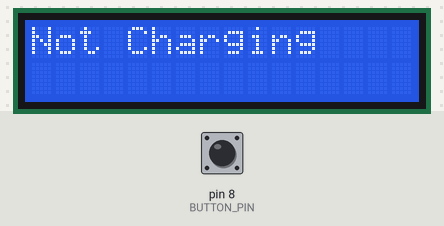
This sketch was run on a simulated Arduino Uno, built with avr-gcc and run on an emulated ATmega328P. Shown: 16×2 character LCD. The test bench sets the inputs (shaded band); at power-on: pin 8 (BUTTON_PIN) HIGH.

Above: at 1.2 s.
1.3 s: pin 8 (BUTTON_PIN) pulled LOW for 0.15 s
At 1.47 s:
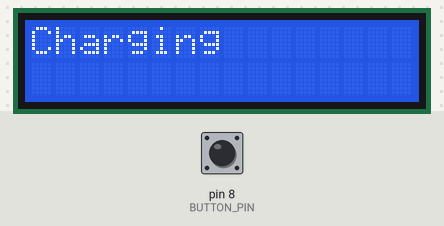
4.4 s: pin 8 (BUTTON_PIN) pulled LOW for 1 s
8.4 s: pin 8 (BUTTON_PIN) pulled LOW for 0.15 s
11.5 s: pin 8 (BUTTON_PIN) pulled LOW for 3.2 s
17.7 s: pin 8 (BUTTON_PIN) pulled LOW for 0.15 s
20.8 s: pin 8 (BUTTON_PIN) pulled LOW for 1 s
Timing chart, 0 to 23.8 s (numbered marks = the images above; inputs shaded):
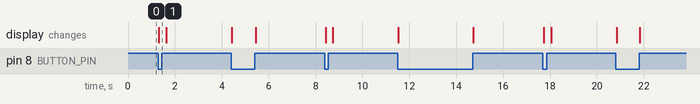

Measured:
- after the input at 1.3 s, the display: changes at once (image 1)

The sketch:

arduino_wireless_car_charging_system.ino
```cpp
#include <Wire.h>
#include <LiquidCrystal_I2C.h>

// Define the I2C LCD address and dimensions
#define LCD_ADDRESS 0x27
#define LCD_COLUMNS 16
#define LCD_ROWS 2

// Define the button pin
#define BUTTON_PIN 8

// Initialize the LCD object
LiquidCrystal_I2C lcd(LCD_ADDRESS, LCD_COLUMNS, LCD_ROWS);

void setup() {
  // Initialize the LCD
  lcd.begin(LCD_COLUMNS, LCD_ROWS);

  // Set up the button pin as input with internal pull-up resistor
  pinMode(BUTTON_PIN, INPUT_PULLUP);
}

void loop() {
  // Read the button state
  int buttonState = digitalRead(BUTTON_PIN);

  // Check if the button is pressed
  if (buttonState == LOW) {
    // Button is pressed, display "Charging"
    lcd.clear();
    lcd.setCursor(0, 0);
    lcd.print("Charging");
  } else {
    // Button is not pressed, display "Not Charging"
    lcd.clear();
    lcd.setCursor(0, 0);
    lcd.print("Not Charging");
  }
}
```
